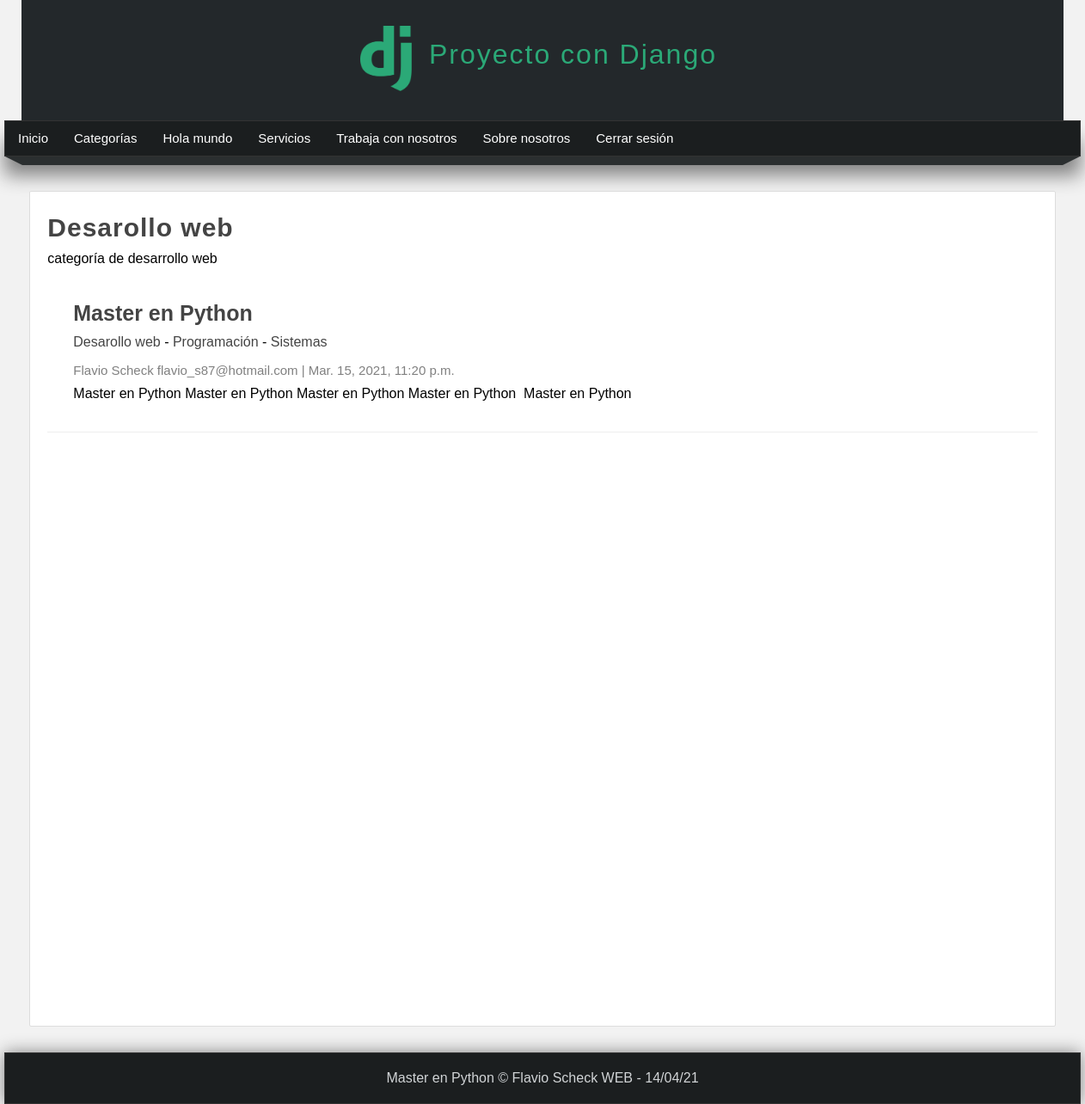
The page /categoria/1 (signed in) on the database its author committed.
### pages/models.py (models this page shows, shortened)
class Page(models.Model):
    title = models.CharField(max_length=50, verbose_name="Título")
    content = RichTextField(verbose_name="Contenido")
    slug = models.CharField(unique=True, max_length=150, verbose_name="URL amigable")
    order = models.IntegerField(default=0, verbose_name="Orden")
    visible = models.BooleanField(verbose_name="¿Visible?")
    created_at = models.DateTimeField(auto_now_add=True, verbose_name="Creado el")
    updated_at = models.DateTimeField(auto_now=True, verbose_name="Actualizado el")
    class Meta:
        verbose_name = "Página"
        verbose_name_plural = "Páginas"

### blog/models.py (models this page shows, shortened)
class Category(models.Model):
    name = models.CharField(max_length=100, verbose_name='Nombre')
    description = models.CharField(max_length=255, verbose_name='Descripción')
    created_at = models.DateTimeField(auto_now_add=True, verbose_name='Creado el')
    class Meta:
        verbose_name = 'Categoría'
        verbose_name_plural = 'Categorías'

class Article(models.Model):
    title = models.CharField(max_length=150, verbose_name='Título')
    content = RichTextField(verbose_name='Contenido')
    image = models.ImageField(default='null', verbose_name="Imagen", upload_to="articles")
    public = models.BooleanField(verbose_name='¿Publicado?')
    user = models.ForeignKey(User, editable=False, verbose_name='Usuario', on_delete=models.CASCADE)
    categories = models.ManyToManyField(Category, verbose_name='Categorías', blank=True)
    created_at = models.DateTimeField(auto_now_add=True, verbose_name='Creado el')
    updated_at = models.DateTimeField(auto_now=True, verbose_name='Editado el')
    class Meta:
        verbose_name = 'Artículo'
        verbose_name_plural = 'Artículos'
        ordering = ['-created_at']

### blog/views.py (the view)
# urls.py: path('categoria/<int:category_id>', views.category, name="category"),
@login_required(login_url="login")
def category(request, category_id):
    category = get_object_or_404(Category, id=category_id)
    return render(request, 'categories/category.html', {
        'category': category
    })

### blog/proccesor.py (called while the page is built)
def get_categories(request):
    categories_in_use = Article.objects.filter(public=True).values_list('categories', flat=True)
    categories = Category.objects.filter(id__in=categories_in_use).values_list('id', 'name')
    return {
        'categories': categories,
        'ids': categories_in_use
    }

### pages/context_processors.py (called while the page is built)
def get_pages(request):
    pages = Page.objects.filter(visible=True).order_by('order').values_list('id', 'title', 'slug')
    return {
        'pages': pages
    }

### blog/templates/categories/category.html (shortened to what this page needs)
{% extends 'layouts/layout.html' %}
{% block content %}
    <h1 class="title">{{category.name}}</h1>
    <p>{{category.description}}</p>
    {% include  'articles/articles.html' with articles=category.article_set.all %}
{% endblock %}

### mainapp/templates/layouts/layout.html (shortened to what this page needs)
{% load static %}
<!DOCTYPE html>
<html lang="es">
<head>
    {% load static %}
    <link rel="stylesheet" type="text/css" href="{% static 'css/style.css' %}" />
</head>
<body>
    <header>
        <div id="logotipo">
            <img src="{% static 'images/logo.png' %}" />
            <h1>Proyecto con Django</h1>
        </div>
    </header>
    <nav>
        <ul>
            <li>
                <a href="{% url 'index' %}">Inicio</a>
            </li>
            {% if user.email %}
                <li>
                    <a href="{% url 'list' %}">Categorías</a>
                </li>
                {% for page in pages %}
                    <li>
                        <a href="{% url 'page' page.2 %}">{{page.1}}</a>
                    </li>
                {% endfor %}
                <li>
                    <a href="{% url 'logout' %}">Cerrar sesión</a>
                </li>
            {% endif %}
        </ul>
    </nav>
    <div class= "barra">
        <span class="esquina-izquierda"></span>
        <span class="relleno-barra"></span>
        <span class="esquina-derecha"></span>
    </div>
    <div id="content">
        <div class="box">
            {% block content %}{% endblock %}
        </div>
    </div>
    <footer>
        Master en Python &copy; Flavio Scheck WEB - {% now "d/m/y" %}
    </footer>
</body>
</html>

### blog/templates/articles/articles.html (shortened to what this page needs)
{% for article in articles %}
        <article class="article-item">
            <div class="data">
                <h2>
                    <a href="{% url 'article' article.id %}">
                    {{article.title}}
                    </a>
                </h2>
                <p>
                    {% for category in article.categories.all %}
                        <a href="{% url 'category' category.id %}">{{category.name}}</a>
                        {% if forloop.counter < article.categories.all|length %}
                            {{'-'}}
                        {% endif %}
                    {% endfor %}
                </p>
                <span class="date">
                {{article.user.first_name}} {{article.user.last_name}}
                {{article.user.email}}
                |
                {{article.created_at}}
                </span>
                <p>
                    {{article.content|safe}}
                </p>
            </div>
        </article>
{% endfor %}

### mainapp/static/css/style.css (style rules this page uses)
* { margin: 0px; padding: 0px; font-family: Arial, Helvetica, sans-serif; text-decoration: none; }
.box p, .box h2, .box h3, .box ul { margin-top: 5px; margin-bottom: 5px; }
body { background-color: #f2f2f2; }
header { width: 1212px; height: 140px; background-color: #23282B; margin: 0px auto; }
#logotipo { width: 35%; height: 130%; margin: 0% auto; padding-top: 10px; }
#logotipo img { display: block; width: 60px; float: left; margin-top: 20px; }
#logotipo h1 { display: block; float: left; margin-top: 35px; margin-left: 20px; letter-spacing: 2px; font-weight: lighter; color: #2ba977; }
nav { width: 1250px; height: 40px; margin: 0 auto; background-color: #1B1E1F; border: 1px solid #333333; box-shadow: 0px 22px 22px gray; font-size: 15px; }
nav > ul { list-style: none; text-decoration: none; }
nav > ul > li { line-height: 40px; float: left; }
nav > ul > li > a { display: block; padding-left: 15px; padding-right:15px; color: white; }
.barra { width: 1250px; margin: 0 auto; }
.esquina-izquierda { display: block; border-left: 20px solid transparent; border-top: 10px solid #2B2F30; float: left; }
.esquina-derecha { display: block; border-right: 20px solid transparent; border-top: 10px solid #2B2F30; float: right; }
.relleno-barra { display: block; width: 1210px; height: 10px; background:#2B2F30; float: left; }
#content { width: 1212px; min-height: 930px; margin: 0 auto; margin-bottom: 30px; margin-top: 40px; }
.box { background: white; width: 95%; min-height: 930px; padding: 20px; border: 1px solid #ddd; border-radius: 2px; margin: 0 auto; }
.box a { transition: all 300ms; color: #444; }
.title { color: #444; letter-spacing: 1px; font-size: 30px; margin-bottom: 10px; margin-top: 5px; }
.date { display: block; margin-top: 15px; margin-bottom: 15px; color: gray; }
.article-item { margin-bottom: 20px; margin-top: 20px; padding: 15px; border-bottom: 1px solid #eee; clear: both; }
.article-item .data { float: left; padding: 15px; padding-top: 0px; }
.article-item h2 { display: block; font-size: 25px; color: #333; margin-bottom: 10px; }
.article-item span.date { display: block; font-size: 15px; color: gray; margin-bottom: 10px; }
footer { width: 1250px; background-color: #1b1e1f; border: 1px solid #333; color: #d1d4d6; text-align: center; margin: 0 auto; padding-top: 20px; padding-bottom: 20px; box-shadow: 0px 0px 20px gray; }

### rows shown on the page
Page: title "Hola mundo"
Page: title "Servicios"
Page: title "Trabaja con nosotros"
Page: title "Sobre nosotros"
Category: name "Desarollo web", description "categoría de desarrollo web", value "-"
Article: title "Master en Python", user.first_name "Flavio", user.last_name "Scheck", user.email "flavio_s87@hotmail.com", created_at "Mar. 15, 2021, 11:20 p.m.", content "Master en Python Master en Python Master en Python Master en Python Master en Python"
Category: name "Programación", value "-"
Category: name "Sistemas"
